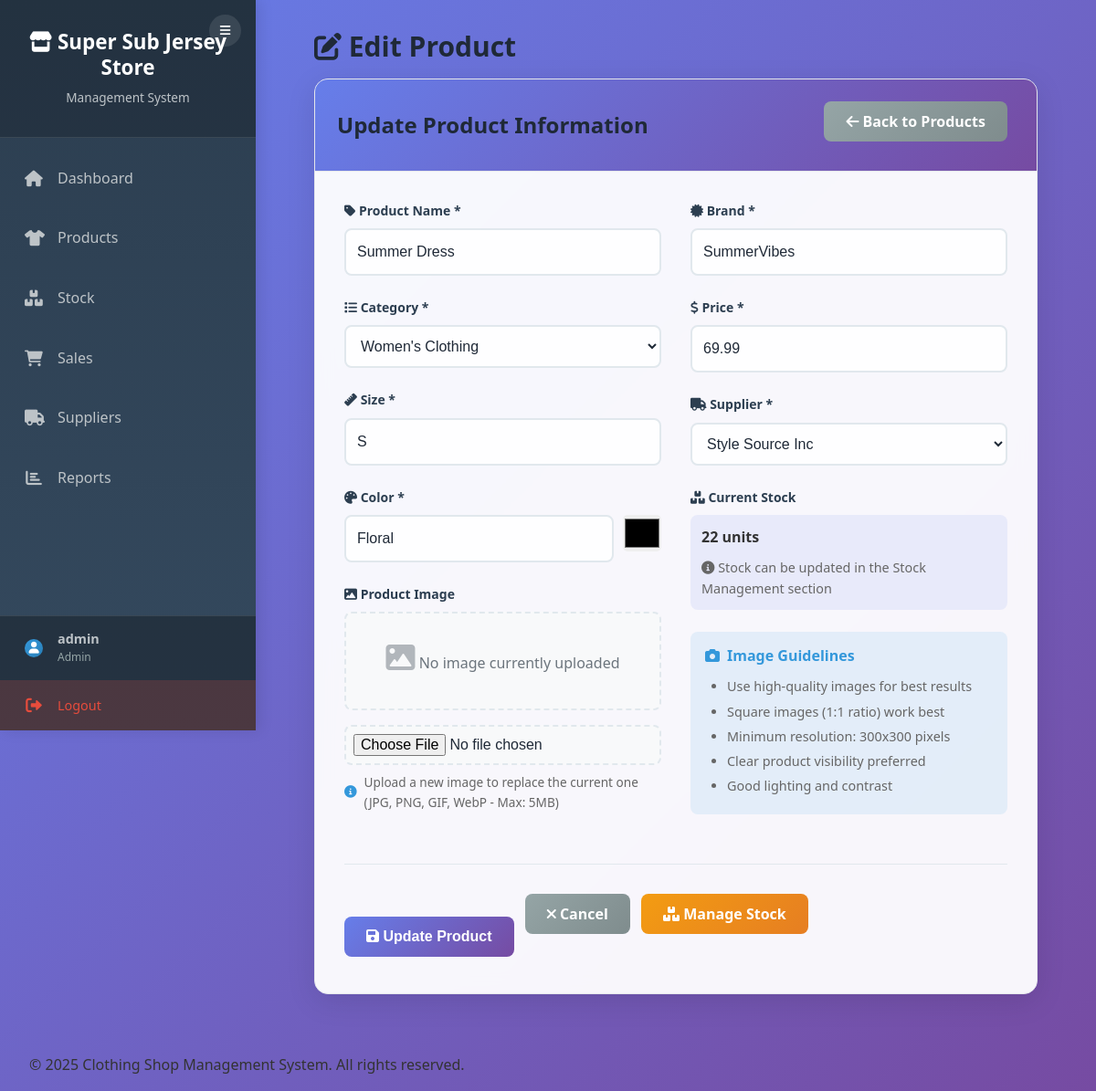
Screenshot of /products/edit_product.php?id=8 (signed in) with the database file from the repository.
### tables this page shows
CREATE TABLE products (
    product_id INT AUTO_INCREMENT PRIMARY KEY,
    name VARCHAR(100) NOT NULL,
    category_id INT,
    size VARCHAR(10),
    color VARCHAR(30),
    brand VARCHAR(50),
    price DECIMAL(10,2) NOT NULL,
    stock_quantity INT DEFAULT 0,
    supplier_id INT,
    created_at TIMESTAMP DEFAULT CURRENT_TIMESTAMP,
    FOREIGN KEY (category_id) REFERENCES categories(category_id) ON DELETE SET NULL,
    FOREIGN KEY (supplier_id) REFERENCES suppliers(supplier_id) ON DELETE SET NULL
);

CREATE TABLE categories (
    category_id INT AUTO_INCREMENT PRIMARY KEY,
    name VARCHAR(100) NOT NULL,
    description TEXT,
    created_at TIMESTAMP DEFAULT CURRENT_TIMESTAMP
);

CREATE TABLE suppliers (
    supplier_id INT AUTO_INCREMENT PRIMARY KEY,
    name VARCHAR(100) NOT NULL,
    contact VARCHAR(20),
    email VARCHAR(100),
    address TEXT,
    created_at TIMESTAMP DEFAULT CURRENT_TIMESTAMP
);

### products/edit_product.php (the view, shortened to what this page needs)
<?php
require_once '../includes/config.php';
$product_id = intval($_GET['id']);
$stmt = $conn->prepare("SELECT * FROM products WHERE product_id = ?");
$stmt->bind_param("i", $product_id);
$stmt->execute();
$product = $stmt->get_result()->fetch_assoc();
$categories = $conn->query("SELECT * FROM categories ORDER BY name");
$suppliers = $conn->query("SELECT * FROM suppliers ORDER BY name");
?>
<?php include '../includes/header.php'; ?>
<h2><i class="fas fa-edit"></i> Edit Product</h2>
<div class="card">
    <div class="card-header">
        <h3>Update Product Information</h3>
        <a href="view_products.php" class="btn btn-secondary">
            <i class="fas fa-arrow-left"></i> Back to Products
        </a>
    </div>
    <div class="card-body">
        <form method="POST" action="" id="productForm" enctype="multipart/form-data">
            <div style="display: grid; grid-template-columns: 1fr 1fr; gap: 2rem;">
                <div>
                    <div class="form-group">
                        <label for="name"><i class="fas fa-tag"></i> Product Name *</label>
                        <input type="text" id="name" name="name" class="form-control" required
                               value="<?php echo htmlspecialchars($product['name']); ?>"
                               placeholder="Enter product name">
                    </div>
                    <div class="form-group">
                        <label for="category_id"><i class="fas fa-list"></i> Category *</label>
                        <select id="category_id" name="category_id" class="form-control" required>
                            <?php while ($category = $categories->fetch_assoc()): ?>
                                <option value="<?php echo $category['category_id']; ?>"
                                        <?php echo $category['category_id'] == $product['category_id'] ? 'selected' : ''; ?>>
                                    <?php echo htmlspecialchars($category['name']); ?>
                                </option>
                            <?php endwhile; ?>
                        </select>
                    </div>
                    <div class="form-group">
                        <label for="size"><i class="fas fa-ruler"></i> Size *</label>
                        <input type="text" id="size" name="size" class="form-control" required
                               value="<?php echo htmlspecialchars($product['size']); ?>"
                               placeholder="e.g., S, M, L, XL, 32, 10">
                    </div>
                    <div class="form-group">
                        <label for="color"><i class="fas fa-palette"></i> Color *</label>
                        <div style="display: flex; gap: 10px;">
                            <input type="text" id="color" name="color" class="form-control" required
                                   value="<?php echo htmlspecialchars($product['color']); ?>"
                                   placeholder="Enter color name">
                            <input type="color" id="colorPicker" style="width: 50px; height: 40px; border: none; border-radius: 5px;">
                        </div>
                    </div>
                    <div class="form-group">
                        <label for="product_image"><i class="fas fa-image"></i> Product Image</label>
                        <?php if (!empty($product['image_path']) && file_exists($product['image_path'])): ?>
                            <div class="current-image-container" id="currentImageContainer">
                                <div class="current-image-label">Current Image:</div>
                                <div class="current-image-display">
                                    <img src="<?php echo htmlspecialchars($product['image_path']); ?>"
                                         alt="Current product image"
                                         class="current-image">
                                    <div class="current-image-actions">
                                        <button type="button" class="btn btn-sm btn-danger" onclick="removeCurrentImage()">
                                            <i class="fas fa-trash"></i> Remove
                                        </button>
                                        <button type="button" class="btn btn-sm btn-info" onclick="viewFullImage('<?php echo htmlspecialchars($product['image_path']); ?>')">
                                            <i class="fas fa-expand"></i> View Full
                                        </button>
                                    </div>
                                </div>
                            </div>
                        <?php else: ?>
                            <div class="no-image-notice">
                                <i class="fas fa-image"></i>
                                <span>No image currently uploaded</span>
                            </div>
                        <?php endif; ?>
                        <div class="image-upload-container">
                            <input type="file" id="product_image" name="product_image" class="form-control"
                                   accept="image/*" onchange="previewImage(this)">
                            <div class="upload-help">
                                <i class="fas fa-info-circle"></i>
                                Upload a new image to replace the current one (JPG, PNG, GIF, WebP - Max: 5MB)
                            </div>
                        </div>
                    </div>
                </div>
                <div>
                    <div class="form-group">
                        <label for="brand"><i class="fas fa-certificate"></i> Brand *</label>
                        <input type="text" id="brand" name="brand" class="form-control" required
                               value="<?php echo htmlspecialchars($product['brand']); ?>"
                               placeholder="Enter brand name">
                    </div>
                    <div class="form-group">
                        <label for="price"><i class="fas fa-dollar-sign"></i> Price *</label>
                        <input type="number" id="price" name="price" class="form-control" step="0.01" min="0" required
                               value="<?php echo $product['price']; ?>"
                               placeholder="0.00">
                    </div>
                    <div class="form-group">
                        <label for="supplier_id"><i class="fas fa-truck"></i> Supplier *</label>
                        <select id="supplier_id" name="supplier_id" class="form-control" required>
                            <?php while ($supplier = $suppliers->fetch_assoc()): ?>
                                <option value="<?php echo $supplier['supplier_id']; ?>"
                                        <?php echo $supplier['supplier_id'] == $product['supplier_id'] ? 'selected' : ''; ?>>
                                    <?php echo htmlspecialchars($supplier['name']); ?>
                                </option>
                            <?php endwhile; ?>
                        </select>
                    </div>
                    <div class="form-group">
                        <label><i class="fas fa-boxes"></i> Current Stock</label>
                        <div style="padding: 0.75rem; background: rgba(102, 126, 234, 0.1); border-radius: 8px;">
                            <strong><?php echo $product['stock_quantity']; ?> units</strong>
                            <p style="margin: 0.5rem 0 0 0; font-size: 0.9rem; color: #666;">
                                <i class="fas fa-info-circle"></i> Stock can be updated in the Stock Management section
                            </p>
                        </div>
                    </div>
                    <div class="upload-guidelines">
                        <h4><i class="fas fa-camera"></i> Image Guidelines</h4>
                        <ul>
                            <li>Use high-quality images for best results</li>
                            <li>Square images (1:1 ratio) work best</li>
                            <li>Minimum resolution: 300x300 pixels</li>
                            <li>Clear product visibility preferred</li>
                            <li>Good lighting and contrast</li>
                        </ul>
                    </div>
                </div>
            </div>
            <div style="margin-top: 2rem; padding-top: 2rem; border-top: 1px solid #e1e8ed;">
                <button type="submit" class="btn btn-primary">
                    <i class="fas fa-save"></i> Update Product
                </button>
                <a href="view_products.php" class="btn btn-secondary">
                    <i class="fas fa-times"></i> Cancel
                </a>
                <a href="../stock/restock.php?product_id=<?php echo $product['product_id']; ?>" class="btn btn-warning">
                    <i class="fas fa-boxes"></i> Manage Stock
                </a>
            </div>
        </form>
    </div>
</div>
<?php include '../includes/footer.php'; ?>

### includes/header.php (style rules this page uses)
* { margin: 0; padding: 0; box-sizing: border-box; }
body { font-family: 'Segoe UI', Tahoma, Geneva, Verdana, sans-serif; line-height: 1.6; color: #333; background: linear-gradient(135deg, #667eea 0%, #764ba2 100%); min-height: 100vh; }
.card { background: rgba(255, 255, 255, 0.95); backdrop-filter: blur(10px); border-radius: 15px; box-shadow: 0 8px 32px rgba(0, 0, 0, 0.1); margin-bottom: 2rem; overflow: hidden; transition: transform 0.3s ease; }
.card-header { background: linear-gradient(135deg, #667eea 0%, #764ba2 100%); color: white; padding: 1.5rem; display: flex; justify-content: space-between; align-items: center; }
.card-header h3 { margin: 0; font-size: 1.5rem; }
.card-body { padding: 2rem; }
.form-group { margin-bottom: 1.5rem; }
.form-group label { display: block; margin-bottom: 0.5rem; font-weight: 600; color: #2c3e50; }
.form-control { width: 100%; padding: 0.75rem; border: 2px solid #e1e8ed; border-radius: 8px; font-size: 1rem; transition: all 0.3s ease; background: rgba(255, 255, 255, 0.9); }
.btn { display: inline-block; padding: 0.75rem 1.5rem; border: none; border-radius: 8px; font-size: 1rem; font-weight: 600; text-decoration: none; cursor: pointer; transition: all 0.3s ease; margin-right: 0.5rem; margin-bottom: 0.5rem; }
.btn-primary { background: linear-gradient(135deg, #667eea 0%, #764ba2 100%); color: white; }
.btn-secondary { background: linear-gradient(135deg, #95a5a6 0%, #7f8c8d 100%); color: white; }
.btn-warning { background: linear-gradient(135deg, #f39c12 0%, #e67e22 100%); color: white; }

### products/edit_product.php (style rules this page uses)
#colorPicker { cursor: pointer; transition: transform 0.2s ease; }
.no-image-notice { padding: 2rem; text-align: center; background: #f8f9fa; border: 2px dashed #e1e8ed; border-radius: 8px; color: #6c757d; margin-bottom: 1rem; }
.no-image-notice i { font-size: 2rem; margin-bottom: 0.5rem; opacity: 0.5; }
.image-upload-container { position: relative; }
.upload-help { margin-top: 0.5rem; font-size: 0.85rem; color: #666; display: flex; align-items: center; gap: 0.5rem; }
.upload-help i { color: #3498db; }
.upload-guidelines { background: rgba(52, 152, 219, 0.1); border-radius: 8px; padding: 1rem; margin-top: 1rem; }
.upload-guidelines h4 { color: #3498db; margin-bottom: 0.75rem; font-size: 1rem; display: flex; align-items: center; gap: 0.5rem; }
.upload-guidelines ul { margin: 0; padding-left: 1.5rem; font-size: 0.9rem; color: #666; }
.upload-guidelines li { margin-bottom: 0.25rem; }
input[type="file"] { padding: 0.5rem; border: 2px dashed #e1e8ed; border-radius: 8px; background: #f8f9fa; cursor: pointer; transition: all 0.3s ease; }

### rows the page displays
products: name "Summer Dress", category_id "Women's Clothing", size "S", color "Floral", brand "SummerVibes", price "69.99", supplier_id "Style Source Inc", stock_quantity "22"

### other values shown
$_SESSION['username'] "admin"
$_SESSION['role'] "Admin"
